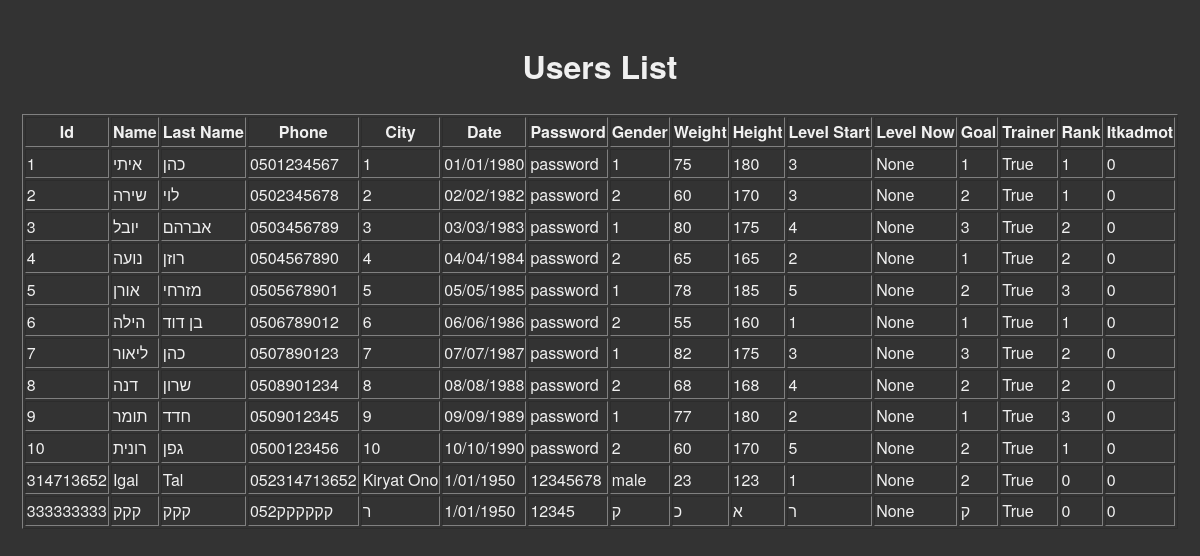
Screenshot of /users with the database file from the repository.
### app/models/models.py (models this page shows)
class Users(db.Model):
    __tablename__ = 'Users'
    Id = db.Column(db.Integer, primary_key=True)
    Name = db.Column(db.String(50))
    LastName = db.Column(db.String(50))
    Pelepone = db.Column(db.String(50))
    NumCity = db.Column(db.Integer)
    Thisdata = db.Column(db.String(50))
    Password = db.Column(db.String(50))
    Date = db.Column(db.String(50))
    Gender = db.Column(db.Integer)
    Weight = db.Column(db.Integer)
    Height = db.Column(db.Integer)
    LevelStart = db.Column(db.Integer)
    LevelNow = db.Column(db.Integer)
    Goal = db.Column(db.Integer)
    Trainer = db.Column(db.Boolean)
    Rank = db.Column(db.Integer)
    Itkadmot = db.Column(db.Integer)

### app/routes/views.py (the view)
@bp.route('/users')
def users():
    users = UsersService.get_all()
    return render_template('users.html', users=users)

### app/services/user_service.py (called while the page is built)
    @staticmethod
    def get_all():
        try:
            return Users.query.all()
        except SQLAlchemyError as e:
            raise Exception(f"Database error: {str(e)}")

### app/templates/users.html (shortened to what this page needs)
<!DOCTYPE html>
<html lang="en">
<head>
    <link rel="stylesheet" href="{{ url_for('static', filename='style.css') }}">
</head>
<body>
    <center>
        <h1>Users List</h1>
        <table border="1">
            <thead>
                <tr>
                    <th>Id</th>
                    <th>Name</th>
                    <th>Last Name</th>
                    <th>Phone</th>
                    <th>City</th>
                    <th>Date</th>
                    <th>Password</th>
                    <th>Gender</th>
                    <th>Weight</th>
                    <th>Height</th>
                    <th>Level Start</th>
                    <th>Level Now</th>
                    <th>Goal</th>
                    <th>Trainer</th>
                    <th>Rank</th>
                    <th>Itkadmot</th>
                </tr>
            </thead>
            <tbody>
                {% for user in users %}
                <tr>
                    <td>{{ user.Id }}</td>
                    <td>{{ user.Name }}</td>
                    <td>{{ user.LastName }}</td>
                    <td>{{ user.Pelepone }}</td>
                    <td>{{ user.NumCity }}</td>
                    <td>{{ user.Thisdata }}</td>
                    <td>{{ user.Password }}</td>
                    <td>{{ user.Gender }}</td>
                    <td>{{ user.Weight }}</td>
                    <td>{{ user.Height }}</td>
                    <td>{{ user.LevelStart }}</td>
                    <td>{{ user.LevelNow }}</td>
                    <td>{{ user.Goal }}</td>
                    <td>{{ user.Trainer }}</td>
                    <td>{{ user.Rank }}</td>
                    <td>{{ user.Itkadmot }}</td>
                </tr>
                {% endfor %}
            </tbody>
        </table>
    </center>
</body>
</html>

### app/static/css/style.css (style rules this page uses)
body { font-family: 'Helvetica Neue', Arial, sans-serif; background-color: #333; color: #f0f0f0; margin: 0; padding: 20px; line-height: 1.6; display: flex; flex-direction: column; min-height: 100vh; }

### rows the page displays
Users: Id "1", Name "איתי", LastName "כהן", Pelepone "0501234567", NumCity "1", Thisdata "01/01/1980", Password "password", Gender "1", Weight "75", Height "180", LevelStart "3", LevelNow "None", Goal "1", Trainer "True", Rank "1", Itkadmot "0"
Users: Id "2", Name "שירה", LastName "לוי", Pelepone "0502345678", NumCity "2", Thisdata "02/02/1982", Password "password", Gender "2", Weight "60", Height "170", LevelStart "3", LevelNow "None", Goal "2", Trainer "True", Rank "1", Itkadmot "0"
Users: Id "3", Name "יובל", LastName "אברהם", Pelepone "0503456789", NumCity "3", Thisdata "03/03/1983", Password "password", Gender "1", Weight "80", Height "175", LevelStart "4", LevelNow "None", Goal "3", Trainer "True", Rank "2", Itkadmot "0"
Users: Id "4", Name "נועה", LastName "רוזן", Pelepone "0504567890", NumCity "4", Thisdata "04/04/1984", Password "password", Gender "2", Weight "65", Height "165", LevelStart "2", LevelNow "None", Goal "1", Trainer "True", Rank "2", Itkadmot "0"
Users: Id "5", Name "אורן", LastName "מזרחי", Pelepone "0505678901", NumCity "5", Thisdata "05/05/1985", Password "password", Gender "1", Weight "78", Height "185", LevelStart "5", LevelNow "None", Goal "2", Trainer "True", Rank "3", Itkadmot "0"
Users: Id "6", Name "הילה", LastName "בן דוד", Pelepone "0506789012", NumCity "6", Thisdata "06/06/1986", Password "password", Gender "2", Weight "55", Height "160", LevelStart "1", LevelNow "None", Goal "1", Trainer "True", Rank "1", Itkadmot "0"
Users: Id "7", Name "ליאור", LastName "כהן", Pelepone "0507890123", NumCity "7", Thisdata "07/07/1987", Password "password", Gender "1", Weight "82", Height "175", LevelStart "3", LevelNow "None", Goal "3", Trainer "True", Rank "2", Itkadmot "0"
Users: Id "8", Name "דנה", LastName "שרון", Pelepone "0508901234", NumCity "8", Thisdata "08/08/1988", Password "password", Gender "2", Weight "68", Height "168", LevelStart "4", LevelNow "None", Goal "2", Trainer "True", Rank "2", Itkadmot "0"
Users: Id "9", Name "תומר", LastName "חדד", Pelepone "0509012345", NumCity "9", Thisdata "09/09/1989", Password "password", Gender "1", Weight "77", Height "180", LevelStart "2", LevelNow "None", Goal "1", Trainer "True", Rank "3", Itkadmot "0"
Users: Id "10", Name "רונית", LastName "גפן", Pelepone "0500123456", NumCity "10", Thisdata "10/10/1990", Password "password", Gender "2", Weight "60", Height "170", LevelStart "5", LevelNow "None", Goal "2", Trainer "True", Rank "1", Itkadmot "0"
Users: Id "314713652", Name "Igal", LastName "Tal", Pelepone "052314713652", NumCity "Kiryat Ono", Thisdata "1/01/1950", Password "12345678", Gender "male", Weight "23", Height "123", LevelStart "1", LevelNow "None", Goal "2", Trainer "True", Rank "0", Itkadmot "0"
Users: Id "333333333", Name "קקק", LastName "קקק", Pelepone "052קקקקקק", NumCity "ר", Thisdata "1/01/1950", Password "12345", Gender "ק", Weight "כ", Height "א", LevelStart "ר", LevelNow "None", Goal "ק", Trainer "True", Rank "0", Itkadmot "0"
